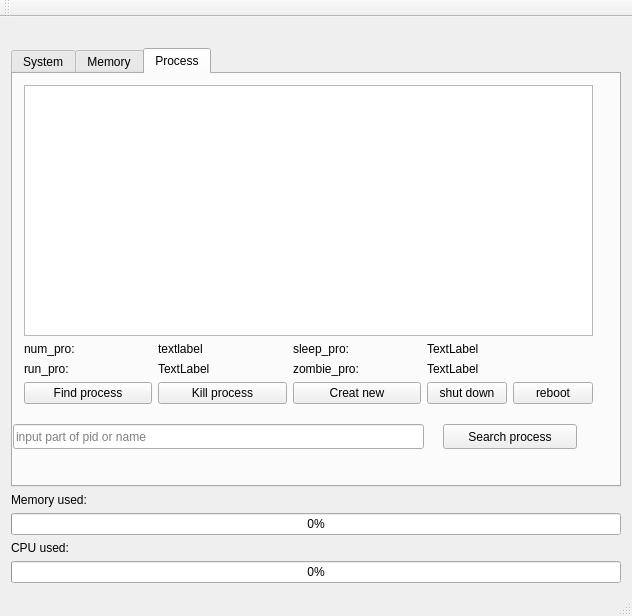
<?xml version="1.0" encoding="UTF-8"?>
<ui version="4.0">
 <class>MainWindow</class>
 <widget class="QMainWindow" name="MainWindow">
  <property name="geometry">
   <rect>
    <x>0</x>
    <y>0</y>
    <width>632</width>
    <height>616</height>
   </rect>
  </property>
  <property name="windowTitle">
   <string>MainWindow</string>
  </property>
  <widget class="QWidget" name="centralWidget">
   <layout class="QVBoxLayout" name="verticalLayout_2">
    <item>
     <layout class="QVBoxLayout" name="verticalLayout">
      <item>
       <widget class="QLabel" name="label_curtime">
        <property name="text">
         <string/>
        </property>
       </widget>
      </item>
      <item>
       <layout class="QVBoxLayout" name="mainlayout">
        <property name="leftMargin">
         <number>0</number>
        </property>
        <item>
         <widget class="QTabWidget" name="tabWidget">
          <property name="currentIndex">
           <number>2</number>
          </property>
          <widget class="QWidget" name="tab">
           <attribute name="title">
            <string>System</string>
           </attribute>
           <widget class="QWidget" name="gridLayoutWidget_2">
            <property name="geometry">
             <rect>
              <x>-1</x>
              <y>5</y>
              <width>601</width>
              <height>241</height>
             </rect>
            </property>
            <layout class="QGridLayout" name="gridLayout_2">
             <item row="7" column="1">
              <widget class="QLabel" name="label_osver">
               <property name="text">
                <string>4.14.26</string>
               </property>
              </widget>
             </item>
             <item row="2" column="0">
              <widget class="QLabel" name="label_4">
               <property name="text">
                <string>CPU' name:</string>
               </property>
              </widget>
             </item>
             <item row="3" column="0">
              <widget class="QLabel" name="label_6">
               <property name="text">
                <string>CPU' type:</string>
               </property>
              </widget>
             </item>
             <item row="4" column="1">
              <widget class="QLabel" name="label_cpuhz">
               <property name="text">
                <string>unknow</string>
               </property>
              </widget>
             </item>
             <item row="4" column="0">
              <widget class="QLabel" name="label_8">
               <property name="text">
                <string>CPU' HZ:</string>
               </property>
              </widget>
             </item>
             <item row="1" column="0">
              <widget class="QLabel" name="label_3">
               <property name="text">
                <string>CPU</string>
               </property>
              </widget>
             </item>
             <item row="0" column="0">
              <widget class="QLabel" name="label">
               <property name="text">
                <string>Hostname:</string>
               </property>
              </widget>
             </item>
             <item row="6" column="1">
              <widget class="QLabel" name="label_ostype">
               <property name="text">
                <string>Linux</string>
               </property>
              </widget>
             </item>
             <item row="5" column="0">
              <widget class="QLabel" name="label_10">
               <property name="text">
                <string>OS</string>
               </property>
              </widget>
             </item>
             <item row="8" column="0">
              <widget class="QLabel" name="label_15">
               <property name="text">
                <string>open time:</string>
               </property>
              </widget>
             </item>
             <item row="6" column="0">
              <widget class="QLabel" name="label_11">
               <property name="text">
                <string>Type:</string>
               </property>
              </widget>
             </item>
             <item row="7" column="0">
              <widget class="QLabel" name="label_13">
               <property name="text">
                <string>Version:</string>
               </property>
              </widget>
             </item>
             <item row="3" column="1">
              <widget class="QLabel" name="label_cputype">
               <property name="text">
                <string>unknow</string>
               </property>
              </widget>
             </item>
             <item row="8" column="1">
              <widget class="QLabel" name="label_osstart">
               <property name="text">
                <string>unknow</string>
               </property>
              </widget>
             </item>
             <item row="9" column="0">
              <widget class="QLabel" name="label_17">
               <property name="text">
                <string>work time:</string>
               </property>
              </widget>
             </item>
             <item row="9" column="1">
              <widget class="QLabel" name="label_oswork">
               <property name="text">
                <string>unknow</string>
               </property>
              </widget>
             </item>
             <item row="2" column="1">
              <widget class="QLabel" name="label_cpuname">
               <property name="text">
                <string>unknow</string>
               </property>
              </widget>
             </item>
             <item row="0" column="1" rowspan="2">
              <widget class="QLabel" name="label_hostname">
               <property name="text">
                <string>unknow</string>
               </property>
              </widget>
             </item>
            </layout>
           </widget>
           <widget class="QCustomPlot" name="customPlot" native="true">
            <property name="geometry">
             <rect>
              <x>30</x>
              <y>250</y>
              <width>531</width>
              <height>111</height>
             </rect>
            </property>
            <widget class="QLabel" name="label_32">
             <property name="geometry">
              <rect>
               <x>240</x>
               <y>0</y>
               <width>67</width>
               <height>17</height>
              </rect>
             </property>
             <property name="text">
              <string>CPU</string>
             </property>
            </widget>
            <widget class="QLabel" name="label_33">
             <property name="geometry">
              <rect>
               <x>40</x>
               <y>90</y>
               <width>67</width>
               <height>17</height>
              </rect>
             </property>
             <property name="text">
              <string>120s</string>
             </property>
            </widget>
            <widget class="QLabel" name="label_34">
             <property name="geometry">
              <rect>
               <x>500</x>
               <y>90</y>
               <width>67</width>
               <height>17</height>
              </rect>
             </property>
             <property name="text">
              <string>0</string>
             </property>
            </widget>
           </widget>
           <widget class="QLabel" name="label_31">
            <property name="geometry">
             <rect>
              <x>30</x>
              <y>240</y>
              <width>67</width>
              <height>17</height>
             </rect>
            </property>
            <property name="text">
             <string>%</string>
            </property>
           </widget>
          </widget>
          <widget class="QWidget" name="tab_2">
           <attribute name="title">
            <string>Memory</string>
           </attribute>
           <widget class="QWidget" name="gridLayoutWidget_3">
            <property name="geometry">
             <rect>
              <x>0</x>
              <y>0</y>
              <width>231</width>
              <height>71</height>
             </rect>
            </property>
            <layout class="QGridLayout" name="gridLayout_3">
             <item row="1" column="0">
              <widget class="QLabel" name="label_5">
               <property name="text">
                <string>Free Mem:</string>
               </property>
              </widget>
             </item>
             <item row="1" column="1">
              <widget class="QLabel" name="label_freemem">
               <property name="text">
                <string>TextLabel</string>
               </property>
              </widget>
             </item>
             <item row="0" column="1">
              <widget class="QLabel" name="label_totalmem">
               <property name="text">
                <string>TextLabel</string>
               </property>
              </widget>
             </item>
             <item row="0" column="0">
              <widget class="QLabel" name="label_2">
               <property name="text">
                <string>Total Mem:</string>
               </property>
              </widget>
             </item>
             <item row="2" column="0">
              <widget class="QLabel" name="label_12">
               <property name="text">
                <string>Used Mem:</string>
               </property>
              </widget>
             </item>
             <item row="2" column="1">
              <widget class="QLabel" name="label_usedmem">
               <property name="text">
                <string>TextLabel</string>
               </property>
              </widget>
             </item>
            </layout>
           </widget>
           <widget class="QWidget" name="gridLayoutWidget_4">
            <property name="geometry">
             <rect>
              <x>359</x>
              <y>0</y>
              <width>241</width>
              <height>71</height>
             </rect>
            </property>
            <layout class="QGridLayout" name="gridLayout_4">
             <item row="0" column="1">
              <widget class="QLabel" name="label_totalswap">
               <property name="text">
                <string>TextLabel</string>
               </property>
              </widget>
             </item>
             <item row="0" column="0">
              <widget class="QLabel" name="label_7">
               <property name="text">
                <string>Total Swap:</string>
               </property>
              </widget>
             </item>
             <item row="1" column="1">
              <widget class="QLabel" name="label_freeswap">
               <property name="text">
                <string>TextLabel</string>
               </property>
              </widget>
             </item>
             <item row="1" column="0">
              <widget class="QLabel" name="label_9">
               <property name="text">
                <string>Free Swap:</string>
               </property>
              </widget>
             </item>
             <item row="2" column="0">
              <widget class="QLabel" name="label_14">
               <property name="text">
                <string>Used Swap:</string>
               </property>
              </widget>
             </item>
             <item row="2" column="1">
              <widget class="QLabel" name="label_usedswap">
               <property name="text">
                <string>TextLabel</string>
               </property>
              </widget>
             </item>
            </layout>
           </widget>
           <widget class="QCustomPlot" name="customplot_mem" native="true">
            <property name="geometry">
             <rect>
              <x>30</x>
              <y>90</y>
              <width>531</width>
              <height>101</height>
             </rect>
            </property>
           </widget>
           <widget class="QCustomPlot" name="customplot_swap" native="true">
            <property name="geometry">
             <rect>
              <x>30</x>
              <y>230</y>
              <width>531</width>
              <height>101</height>
             </rect>
            </property>
           </widget>
           <widget class="QLabel" name="label_19">
            <property name="geometry">
             <rect>
              <x>30</x>
              <y>190</y>
              <width>67</width>
              <height>17</height>
             </rect>
            </property>
            <property name="text">
             <string>120s</string>
            </property>
           </widget>
           <widget class="QLabel" name="label_24">
            <property name="geometry">
             <rect>
              <x>30</x>
              <y>330</y>
              <width>67</width>
              <height>17</height>
             </rect>
            </property>
            <property name="text">
             <string>120s</string>
            </property>
           </widget>
           <widget class="QLabel" name="label_25">
            <property name="geometry">
             <rect>
              <x>540</x>
              <y>330</y>
              <width>67</width>
              <height>17</height>
             </rect>
            </property>
            <property name="text">
             <string>0</string>
            </property>
           </widget>
           <widget class="QLabel" name="label_26">
            <property name="geometry">
             <rect>
              <x>540</x>
              <y>190</y>
              <width>67</width>
              <height>17</height>
             </rect>
            </property>
            <property name="text">
             <string>0</string>
            </property>
           </widget>
           <widget class="QLabel" name="label_27">
            <property name="geometry">
             <rect>
              <x>260</x>
              <y>70</y>
              <width>67</width>
              <height>17</height>
             </rect>
            </property>
            <property name="text">
             <string>Memory</string>
            </property>
           </widget>
           <widget class="QLabel" name="label_28">
            <property name="geometry">
             <rect>
              <x>270</x>
              <y>210</y>
              <width>67</width>
              <height>17</height>
             </rect>
            </property>
            <property name="text">
             <string>Swap</string>
            </property>
           </widget>
           <widget class="QLabel" name="label_29">
            <property name="geometry">
             <rect>
              <x>30</x>
              <y>210</y>
              <width>67</width>
              <height>17</height>
             </rect>
            </property>
            <property name="text">
             <string>%</string>
            </property>
           </widget>
           <widget class="QLabel" name="label_30">
            <property name="geometry">
             <rect>
              <x>30</x>
              <y>70</y>
              <width>67</width>
              <height>17</height>
             </rect>
            </property>
            <property name="text">
             <string>%</string>
            </property>
           </widget>
          </widget>
          <widget class="QWidget" name="tab_3">
           <attribute name="title">
            <string>Process</string>
           </attribute>
           <widget class="QWidget" name="layoutWidget">
            <property name="geometry">
             <rect>
              <x>0</x>
              <y>0</y>
              <width>591</width>
              <height>341</height>
             </rect>
            </property>
            <layout class="QVBoxLayout" name="verticalLayout_3">
             <item>
              <widget class="QTableWidget" name="tableWidget"/>
             </item>
             <item>
              <layout class="QGridLayout" name="gridLayout">
               <item row="0" column="1">
                <widget class="QLabel" name="label_totalpro">
                 <property name="text">
                  <string>textlabel</string>
                 </property>
                </widget>
               </item>
               <item row="1" column="0">
                <widget class="QLabel" name="label_18">
                 <property name="text">
                  <string>run_pro:</string>
                 </property>
                </widget>
               </item>
               <item row="1" column="2">
                <widget class="QLabel" name="label_22">
                 <property name="text">
                  <string>zombie_pro:</string>
                 </property>
                </widget>
               </item>
               <item row="0" column="3">
                <widget class="QLabel" name="label_sleepro">
                 <property name="text">
                  <string>TextLabel</string>
                 </property>
                </widget>
               </item>
               <item row="1" column="3">
                <widget class="QLabel" name="label_zombie">
                 <property name="text">
                  <string>TextLabel</string>
                 </property>
                </widget>
               </item>
               <item row="0" column="0">
                <widget class="QLabel" name="label_16">
                 <property name="text">
                  <string>num_pro:</string>
                 </property>
                </widget>
               </item>
               <item row="1" column="1">
                <widget class="QLabel" name="label_runpro">
                 <property name="text">
                  <string>TextLabel</string>
                 </property>
                </widget>
               </item>
               <item row="0" column="2">
                <widget class="QLabel" name="label_20">
                 <property name="text">
                  <string>sleep_pro:</string>
                 </property>
                </widget>
               </item>
               <item row="2" column="3">
                <layout class="QGridLayout" name="gridLayout_5">
                 <item row="0" column="0">
                  <widget class="QPushButton" name="pushButton">
                   <property name="text">
                    <string>shut down</string>
                   </property>
                  </widget>
                 </item>
                 <item row="0" column="1">
                  <widget class="QPushButton" name="pushButton_2">
                   <property name="text">
                    <string>reboot</string>
                   </property>
                  </widget>
                 </item>
                </layout>
               </item>
               <item row="2" column="1">
                <widget class="QPushButton" name="pushButton_3">
                 <property name="text">
                  <string>Kill process</string>
                 </property>
                </widget>
               </item>
               <item row="2" column="0">
                <widget class="QPushButton" name="pushButton_4">
                 <property name="text">
                  <string>Find process</string>
                 </property>
                </widget>
               </item>
               <item row="2" column="2">
                <widget class="QPushButton" name="pushButton_6">
                 <property name="text">
                  <string>Creat new</string>
                 </property>
                </widget>
               </item>
              </layout>
             </item>
            </layout>
           </widget>
           <widget class="QPushButton" name="pushButton_5">
            <property name="geometry">
             <rect>
              <x>430</x>
              <y>350</y>
              <width>134</width>
              <height>25</height>
             </rect>
            </property>
            <property name="text">
             <string>Search process</string>
            </property>
           </widget>
           <widget class="QLineEdit" name="pro_text">
            <property name="geometry">
             <rect>
              <x>0</x>
              <y>350</y>
              <width>411</width>
              <height>25</height>
             </rect>
            </property>
            <property name="placeholderText">
             <string>input part of pid or name</string>
            </property>
           </widget>
          </widget>
         </widget>
        </item>
       </layout>
      </item>
      <item>
       <widget class="QLabel" name="label_23">
        <property name="text">
         <string>Memory used:</string>
        </property>
       </widget>
      </item>
      <item>
       <widget class="QProgressBar" name="progressBar_2">
        <property name="value">
         <number>0</number>
        </property>
       </widget>
      </item>
      <item>
       <widget class="QLabel" name="label_21">
        <property name="text">
         <string>CPU used:</string>
        </property>
       </widget>
      </item>
      <item>
       <widget class="QProgressBar" name="progressBar">
        <property name="value">
         <number>0</number>
        </property>
       </widget>
      </item>
     </layout>
    </item>
   </layout>
  </widget>
  <widget class="QMenuBar" name="menuBar">
   <property name="geometry">
    <rect>
     <x>0</x>
     <y>0</y>
     <width>632</width>
     <height>22</height>
    </rect>
   </property>
  </widget>
  <widget class="QToolBar" name="mainToolBar">
   <attribute name="toolBarArea">
    <enum>TopToolBarArea</enum>
   </attribute>
   <attribute name="toolBarBreak">
    <bool>false</bool>
   </attribute>
  </widget>
  <widget class="QStatusBar" name="statusBar"/>
 </widget>
 <layoutdefault spacing="6" margin="11"/>
 <customwidgets>
  <customwidget>
   <class>QCustomPlot</class>
   <extends>QWidget</extends>
   <header>qcustomplot.h</header>
   <container>1</container>
  </customwidget>
 </customwidgets>
 <resources/>
 <connections/>
</ui>
